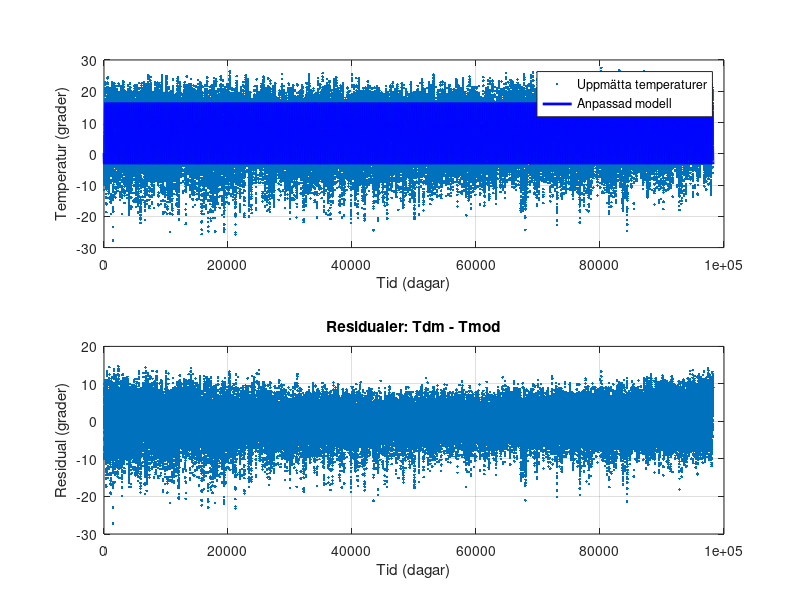

Recreate this plot in MATLAB.
clear all

load STHLMTEMP

k = 2*pi/365;

% Number of collected data 
n = length(Tdm);
% Timevector (days
t = (1:n)';

% Konstruct matrix
A = [ones(n, 1), sin(k*t), cos(k*t), sin(2*k*t), cos(2*k*t)];

% Adjusted model with the use of Least squares (Minstakvadratmetoden)
c = A\Tdm;

% Adjusted tempreture temperaturen
T_anp = A * c;

% Differance between the mesured datapoints and the adjusted tempreture
residuals = Tdm - T_anp;
% Square the residual
least_squares_sum = sum(residuals.^2);

% Model values
c0 = c(1);
c1 = c(2);
c2 = c(3);
c3 = c(4);
c4 = c(5);

% Plot
figure;
subplot(2, 1, 1);
plot(t, Tdm, '.', 'LineWidth', 2); % Plot the model in red
hold on;
plot(t, T_anp, 'b', 'LineWidth', 2);   % Plot the data points in blue
legend ('Uppmätta temperaturer', 'Anpassad modell', 'Location', 'Best')
xlabel ('Tid (dagar)')
ylabel ('Temperatur (grader)')
grid on;

% Plot residual
subplot(2, 1, 2);
plot(t, residuals, '.', 'LineWidth', 1.5);
xlabel('Tid (dagar)');
ylabel('Residual (grader)');
title('Residualer: Tdm - Tmod');
grid on;
